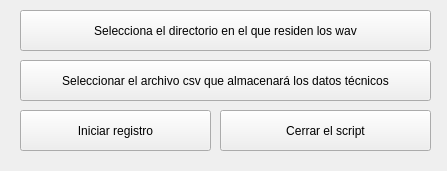
<?xml version="1.0" encoding="UTF-8"?>
<ui version="4.0">
 <class>Form</class>
 <widget class="QWidget" name="Form">
  <property name="geometry">
   <rect>
    <x>0</x>
    <y>0</y>
    <width>447</width>
    <height>171</height>
   </rect>
  </property>
  <property name="windowTitle">
   <string>Herramienta para extracción masiva de datos wav</string>
  </property>
  <widget class="QPushButton" name="seleccionarDirectorio">
   <property name="geometry">
    <rect>
     <x>20</x>
     <y>10</y>
     <width>411</width>
     <height>41</height>
    </rect>
   </property>
   <property name="text">
    <string>Selecciona el directorio en el que residen los wav</string>
   </property>
  </widget>
  <widget class="QPushButton" name="seleccionarCSV">
   <property name="geometry">
    <rect>
     <x>20</x>
     <y>60</y>
     <width>411</width>
     <height>41</height>
    </rect>
   </property>
   <property name="text">
    <string>Seleccionar el archivo csv que almacenará los datos técnicos</string>
   </property>
  </widget>
  <widget class="QPushButton" name="iniciarRegistro">
   <property name="geometry">
    <rect>
     <x>20</x>
     <y>110</y>
     <width>191</width>
     <height>41</height>
    </rect>
   </property>
   <property name="text">
    <string>Iniciar registro</string>
   </property>
  </widget>
  <widget class="QPushButton" name="cerrarScript">
   <property name="geometry">
    <rect>
     <x>220</x>
     <y>110</y>
     <width>211</width>
     <height>41</height>
    </rect>
   </property>
   <property name="text">
    <string>Cerrar el script</string>
   </property>
  </widget>
 </widget>
 <resources/>
 <connections/>
</ui>
